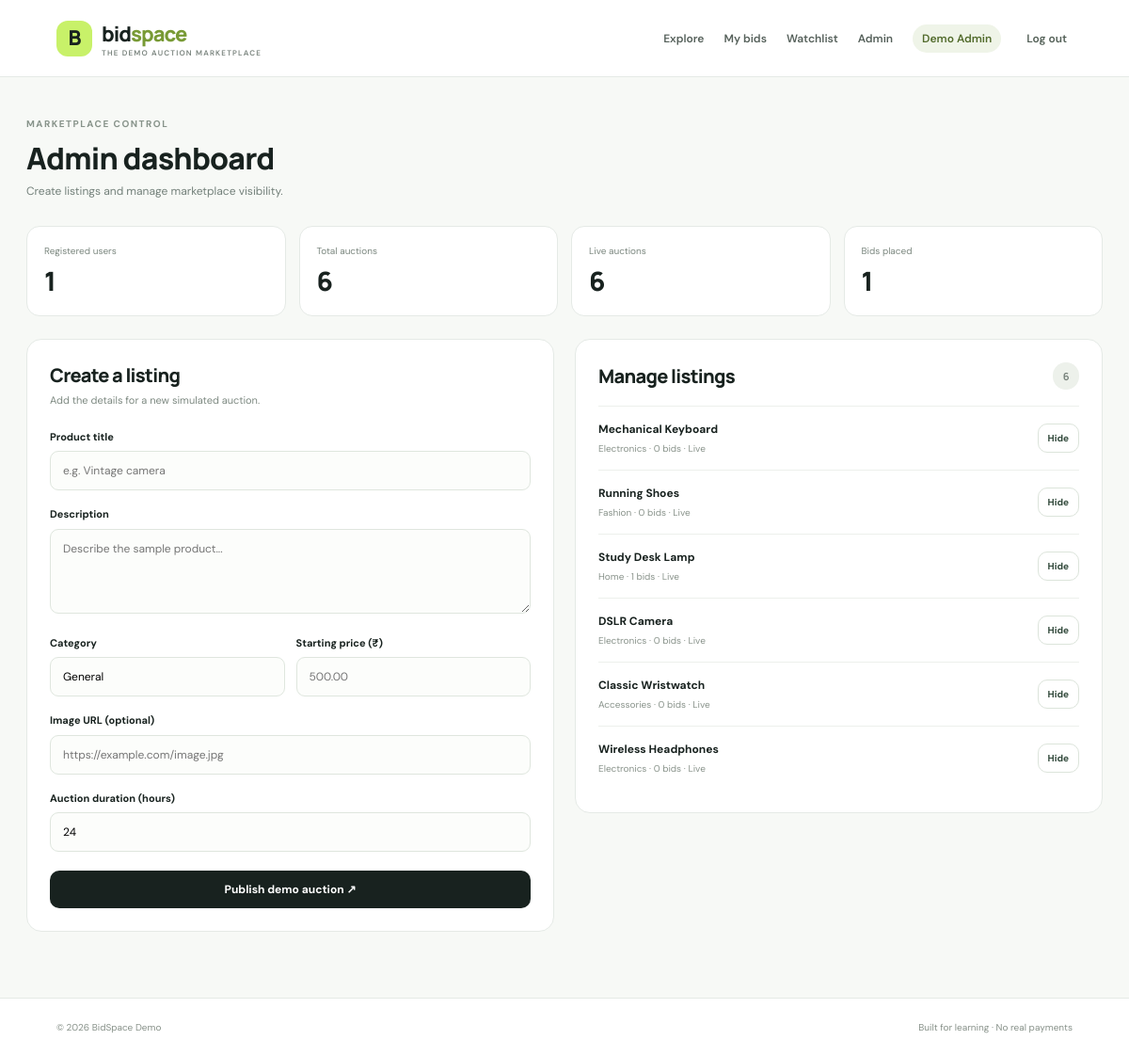
The page /admin (signed in) on the database its author committed.
### app.py (models this page shows, shortened)
class User(db.Model):
    id = db.Column(db.Integer, primary_key=True)
    name = db.Column(db.String(80), nullable=False)
    email = db.Column(db.String(120), unique=True, nullable=False, index=True)
    password_hash = db.Column(db.String(255), nullable=False)
    is_admin = db.Column(db.Boolean, default=False, nullable=False)
    created_at = db.Column(db.DateTime, default=utcnow, nullable=False)
    bids = db.relationship("Bid", backref="bidder", lazy=True)

class Auction(db.Model):
    id = db.Column(db.Integer, primary_key=True)
    title = db.Column(db.String(140), nullable=False)
    description = db.Column(db.Text, nullable=False)
    category = db.Column(db.String(60), nullable=False, default="General")
    image_url = db.Column(db.String(500))
    starting_price = db.Column(db.Numeric(10, 2), nullable=False)
    ends_at = db.Column(db.DateTime, nullable=False, index=True)
    created_at = db.Column(db.DateTime, default=utcnow, nullable=False)
    is_hidden = db.Column(db.Boolean, default=False, nullable=False)
    bids = db.relationship("Bid", backref="auction", lazy=True, cascade="all, delete-orphan")
    @property
    def status(self):
        return "Ended" if self.ends_at <= utcnow() else "Live"
    @property
    def bid_count(self):
        return len(self.bids)

### app.py (the view, shortened to what this page needs)
@app.route("/admin", methods=["GET", "POST"])
@admin_required
def admin():
    auctions = Auction.query.order_by(Auction.created_at.desc()).all()
    stats = {
        "users": User.query.count(),
        "auctions": Auction.query.count(),
        "active": Auction.query.filter(Auction.ends_at > utcnow(), Auction.is_hidden.is_(False)).count(),
        "bids": Bid.query.count(),
    }
    return render_template("admin.html", auctions=auctions, stats=stats)

### app.py (called while the page is built)
def utcnow():
    return datetime.now(timezone.utc).replace(tzinfo=None)

def current_user():
    uid = session.get("user_id")
    return db.session.get(User, uid) if uid else None

def admin_required(view):
    @wraps(view)
    def wrapped(*args, **kwargs):
        user = current_user()
        if not user or not user.is_admin:
            flash("Administrator access is required.", "error")
            return redirect(url_for("login"))
        return view(*args, **kwargs)
    return wrapped

@app.context_processor
def inject_globals():
    return {"current_user": current_user(), "now": utcnow}

### templates/admin.html
{% extends "base.html" %}{% block title %}Admin dashboard{% endblock %}{% block content %}
<div class="page-heading"><div class="eyebrow muted">MARKETPLACE CONTROL</div><h1>Admin dashboard</h1><p>Create listings and manage marketplace visibility.</p></div>
<div class="stats-grid">{% for label,value in [('Registered users',stats.users),('Total auctions',stats.auctions),('Live auctions',stats.active),('Bids placed',stats.bids)] %}<div class="stat-card"><span>{{ label }}</span><strong>{{ value }}</strong></div>{% endfor %}</div>
<div class="admin-layout"><section class="admin-form-card"><h2>Create a listing</h2><p>Add the details for a new simulated auction.</p><form method="post" class="auth-form"><input type="hidden" name="csrf_token" value="{{ csrf_token() }}"><label for="title">Product title</label><input id="title" name="title" maxlength="140" required placeholder="e.g. Vintage camera"><label for="description">Description</label><textarea id="description" name="description" required rows="4" placeholder="Describe the sample product..."></textarea><div class="form-two"><div><label for="category">Category</label><input id="category" name="category" placeholder="Electronics" value="General"></div><div><label for="starting_price">Starting price (₹)</label><input id="starting_price" name="starting_price" type="number" min="0.01" step="0.01" required placeholder="500.00"></div></div><label for="image_url">Image URL (optional)</label><input id="image_url" name="image_url" type="url" placeholder="https://example.com/image.jpg"><label for="duration_hours">Auction duration (hours)</label><input id="duration_hours" name="duration_hours" type="number" min="1" max="720" value="24" required><button class="button button-dark full-button" type="submit">Publish demo auction ↗</button></form></section>
<section class="admin-list-card"><h2>Manage listings <span class="result-count">{{ auctions|length }}</span></h2>{% for auction in auctions %}<div class="admin-list-item"><div><a href="{{ url_for('auction_detail', auction_id=auction.id) }}"><strong>{{ auction.title }}</strong></a><small>{{ auction.category }} · {{ auction.bid_count }} bids · {{ auction.status }}</small></div><form method="post" action="{{ url_for('toggle_visibility', auction_id=auction.id) }}"><input type="hidden" name="csrf_token" value="{{ csrf_token() }}"><button class="button button-outline small-button" type="submit">{{ 'Unhide' if auction.is_hidden else 'Hide' }}</button></form></div>{% else %}<p>No auctions yet.</p>{% endfor %}</section></div>{% endblock %}

### templates/base.html (shortened to what this page needs)
<!doctype html>
<html lang="en">
<head>
<link rel="stylesheet" href="{{ url_for('static', filename='css/style.css') }}">
</head><body>
<header class="topbar"><a class="brand" href="{{ url_for('index') }}"><span class="brand-mark">B</span><span>bid<span class="brand-accent">space</span><small>THE DEMO AUCTION MARKETPLACE</small></span></a>
<nav><a href="{{ url_for('index') }}">Explore</a>
{% if current_user %}<a href="{{ url_for('my_bids') }}">My bids</a><a href="{{ url_for('watchlist') }}">Watchlist</a>{% if current_user.is_admin %}<a href="{{ url_for('admin') }}">Admin</a>{% endif %}<span class="user-chip">{{ current_user.name }}</span><form class="inline-form" method="post" action="{{ url_for('logout') }}"><input type="hidden" name="csrf_token" value="{{ csrf_token() }}"><button class="nav-logout" type="submit">Log out</button></form>
{% else %}<a href="{{ url_for('login') }}">Log in</a><a class="nav-cta" href="{{ url_for('register') }}">Create account</a>{% endif %}</nav></header>
<main class="page">{% block content %}{% endblock %}</main>
<footer class="footer"><span>© 2026 BidSpace Demo</span><span>Built for learning · No real payments</span></footer><script src="{{ url_for('static', filename='js/app.js') }}"></script></body></html>

### static/css/style.css (style rules this page uses)
:root { --ink:#18221f;--muted:#73807a;--line:#e5eae6;--paper:#f7f9f6;--green:#c8f169;--deep:#1e3029;--white:#fff }
* { box-sizing:border-box }
html { scroll-behavior:smooth }
body { margin:0;background:var(--paper);color:var(--ink);font-family:"DM Sans",sans-serif;font-size:14px;line-height:1.5 }
a { color:inherit;text-decoration:none }
.topbar { min-height:82px;background:#fff;border-bottom:1px solid var(--line);display:flex;align-items:center;justify-content:space-between;padding:14px max(calc((100% - 1200px)/2),5%);gap:24px }
.brand { display:flex;align-items:center;gap:10px;font-family:Manrope,sans-serif;font-size:22px;font-weight:800;letter-spacing:-1px }
.brand-mark { width:38px;height:38px;display:grid;place-items:center;background:var(--green);border-radius:12px;font-size:22px }
.brand-accent { color:#789a35 }
.brand small { display:block;font:600 8px "DM Sans",sans-serif;letter-spacing:1.2px;color:#7a847e;margin-top:-2px }
.topbar nav { display:flex;align-items:center;gap:21px;font-size:12px;font-weight:600 }
.topbar nav>a:not(.nav-cta) { color:#56615b }
.nav-logout { border:0;background:transparent;font:600 12px "DM Sans";cursor:pointer;color:#536057 }
.inline-form { margin:0 }
.user-chip { background:#eff4e8;border-radius:20px;padding:6px 10px;color:#526b2c }
.page { max-width:1200px;margin:0 auto;padding:32px 28px 70px }
.eyebrow { display:flex;align-items:center;gap:8px;text-transform:uppercase;font-size:10px;letter-spacing:1.5px;font-weight:700;color:#d9e4d7 }
.button { display:inline-flex;align-items:center;justify-content:center;gap:15px;border:0;border-radius:10px;padding:12px 18px;font:700 12px "DM Sans",sans-serif;cursor:pointer;transition:transform .18s,opacity .18s }
.button-dark { background:var(--ink);color:white }
.eyebrow.muted { color:#87938a }
.section-head h2,.page-heading h1 { font:800 27px Manrope,sans-serif;letter-spacing:-.8px;margin:7px 0 4px }
.section-head p,.page-heading p { margin:0;color:var(--muted);font-size:12px }
.result-count { font-size:11px;font-weight:700;color:#78837c;background:#edf1eb;padding:7px 11px;border-radius:20px;white-space:nowrap }
.footer { border-top:1px solid var(--line);padding:23px max(calc((100% - 1144px)/2),5%);display:flex;justify-content:space-between;color:#879189;font-size:10px;background:white }
.button-outline { background:#fff;border:1px solid #dce4db;color:#30483a }
.bid-form label,.auth-form label { display:block;font-size:11px;font-weight:700;margin-bottom:7px }
.auth-card h2,.admin-form-card h2,.admin-list-card h2 { font:800 24px Manrope;letter-spacing:-.7px;margin:28px 0 5px }
.auth-card>p,.admin-form-card>p { font-size:11px;color:#7d8981;margin:0 0 25px }
.auth-form input,.auth-form textarea { width:100%;padding:12px 13px;border:1px solid #dfe6de;border-radius:9px;background:#fcfdfb;outline:none;font:12px "DM Sans";margin-bottom:17px }
.auth-form label { margin-bottom:7px }
.full-button { width:100%;margin-top:3px }
.page-heading { margin:10px 0 28px }
.page-heading h1 { font-size:32px }
.admin-layout { display:grid;grid-template-columns:1fr 1fr;gap:22px;align-items:start }
.admin-form-card,.admin-list-card { background:white;border:1px solid var(--line);border-radius:16px;padding:24px }
.admin-form-card h2,.admin-list-card h2 { margin:0 0 5px;font-size:20px }
.admin-form-card>p { margin-bottom:22px }
.form-two { display:grid;grid-template-columns:1fr 1fr;gap:12px }
.admin-list-card h2 { display:flex;align-items:center;justify-content:space-between;margin-bottom:17px }
.admin-list-item { display:flex;align-items:center;justify-content:space-between;gap:10px;padding:15px 0;border-top:1px solid #edf0ec }
.admin-list-item>div { min-width:0 }
.admin-list-item strong,.admin-list-item small { display:block }
.admin-list-item strong { font-size:12px }
.admin-list-item small { font-size:10px;color:#89938b;margin-top:4px }
.stats-grid { display:grid;grid-template-columns:repeat(4,1fr);gap:14px;margin-bottom:24px }
.stat-card { background:white;border:1px solid var(--line);border-radius:14px;padding:18px }
.stat-card span,.stat-card strong { display:block }
.stat-card span { font-size:10px;color:#7b877f }
.stat-card strong { font:800 28px Manrope;margin-top:5px }
.small-button { padding:8px 10px;font-size:10px }

### rows shown on the page
User: name "Demo Admin"
Auction: title "Mechanical Keyboard", category "Electronics", bid_count "0", status "Live", is_hidden "Hide"
Auction: title "Running Shoes", category "Fashion", bid_count "0", status "Live", is_hidden "Hide"
Auction: title "Study Desk Lamp", category "Home", bid_count "1", status "Live", is_hidden "Hide"
Auction: title "DSLR Camera", category "Electronics", bid_count "0", status "Live", is_hidden "Hide"
Auction: title "Classic Wristwatch", category "Accessories", bid_count "0", status "Live", is_hidden "Hide"
Auction: title "Wireless Headphones", category "Electronics", bid_count "0", status "Live", is_hidden "Hide"

### other values the page prints
{{ label }} "Registered users" "Total auctions" "Live auctions" "Bids placed"
{{ value }} "1" "6" "6" "1"
{{ auctions|length }} "6"
